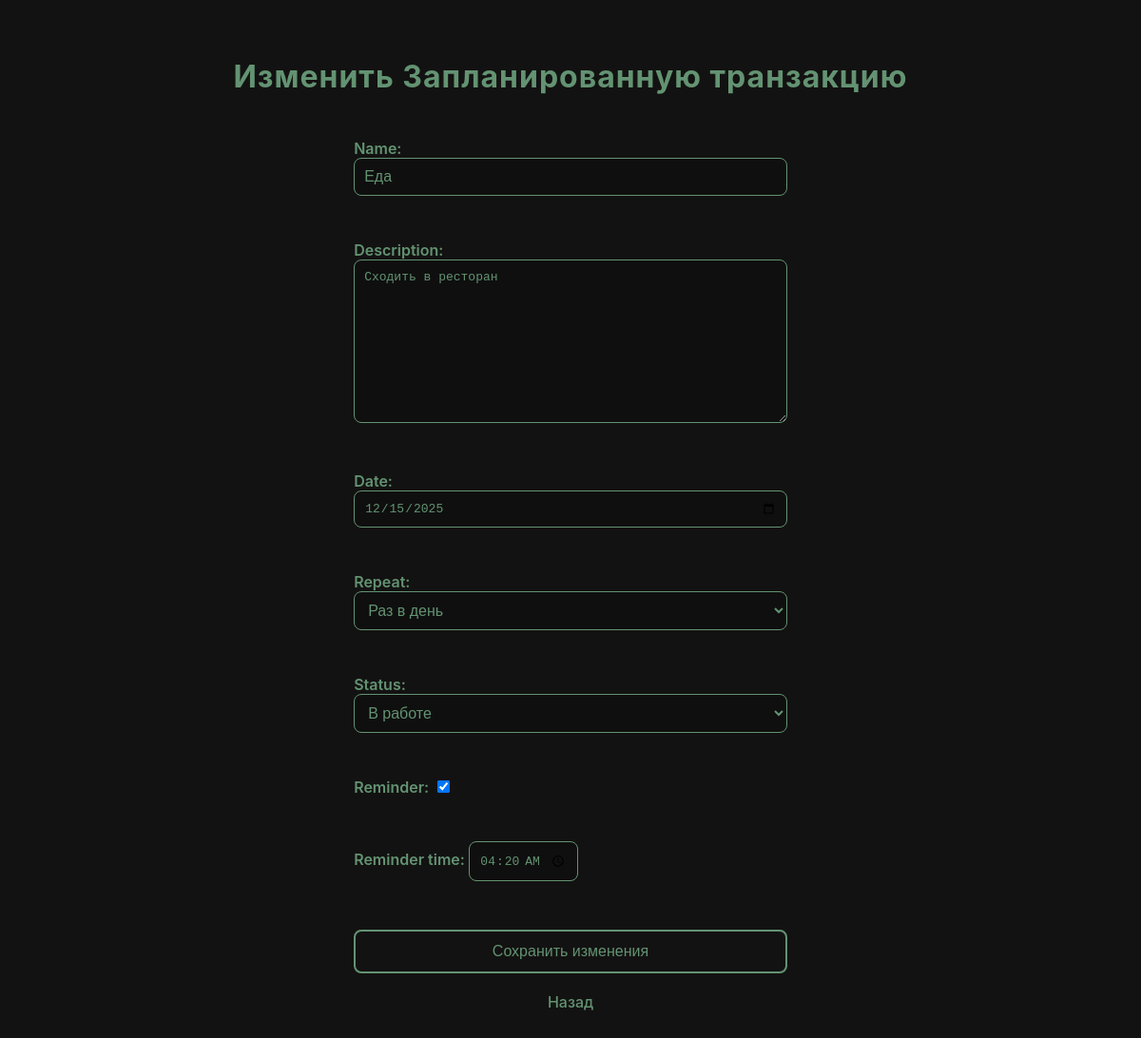
The app's page /planned/edit/1/ with its own data.
### accounts/models.py (models this page shows, shortened)
class PlannedExpense(models.Model):
    REPEAT_CHOICES = [
        ('daily', 'Раз в день'),
        ('weekly', 'Раз в неделю'),
        ('monthly', 'Раз в месяц'),
        ('yearly', 'Раз в год'),
    ]
    STATUS_CHOICES = [
        ('in_progress', 'В работе'),
        ('completed', 'Выполнен'),
        ('deferred', 'Перенос'),
    ]
    user = models.ForeignKey(User, on_delete=models.CASCADE, related_name='planned_expenses')
    name = models.CharField(max_length=255)
    description = models.TextField(null=True, blank=True)
    date = models.DateField()
    repeat = models.CharField(max_length=10, choices=REPEAT_CHOICES, null=True, blank=True)
    status = models.CharField(max_length=50, choices=STATUS_CHOICES, null=True, blank=True)
    reminder = models.BooleanField(default=False)
    reminder_time = models.TimeField(null=True, blank=True)

### accounts/views.py (the view, shortened to what this page needs)
# urls.py: path('planned/edit/<int:planned_id>/', PlannedExpenseEditView.as_view(), name='planned_edit'),
class PlannedExpenseEditView(View):
    def get(self, request, planned_id):
        planned = get_object_or_404(PlannedExpense, id=planned_id)
        form = PlannedExpenseForm(instance=planned)
        return render(request, 'accounts/planned_expense_edit.html', {'form': form})

### accounts/forms.py
class PlannedExpenseForm(forms.ModelForm):
    class Meta:
        model = PlannedExpense
        fields = ['name', 'description', 'date', 'repeat', 'status', 'reminder', 'reminder_time']
        widgets = {
            'name': forms.TextInput(attrs={'class': 'form-control', 'placeholder': 'Название транзакции'}),
            'description': forms.Textarea(attrs={'class': 'form-control', 'placeholder': 'Описание'}),
            'date': forms.DateInput(attrs={'type': 'date', 'class': 'form-control'}),
            'repeat': forms.Select(attrs={'class': 'form-control'}),
            'status': forms.Select(attrs={'class': 'form-control'}),
            'reminder': forms.CheckboxInput(attrs={'class': 'form-check-input'}),
            'reminder_time': forms.TimeInput(attrs={'type': 'time', 'class': 'form-control'}),
        }

### accounts/templates/accounts/planned_expense_edit.html (shortened to what this page needs)
{% extends "accounts/base.html" %}
{% load static %}
{% block head %}<link rel="stylesheet" href="{% static 'accounts/css/add_form.css' %}">
<link rel="stylesheet" href="{% static 'accounts/css/theme.css' %}">{% endblock %}
{% block content %}
<body>
    <h1>Изменить Запланированную транзакцию</h1>
    <form method="post">
        {{ form.as_p }}
        <button type="submit">Сохранить изменения</button>
    </form>
    <a href="{% url 'transaction_list' %}">Назад</a>
</body>
{% endblock %}

### accounts/static/accounts/css/main.css (style rules this page uses)
body { font-family: "Inter", sans-serif; color: #639372; margin: 0; padding: 0; }
a { color: #639372; text-decoration: none; }
h1, h2, h3 { color: #639372; }
button { background-color: #131212; color: #639372; border: 2px solid #639372; border-radius: 8px; padding: 10px 20px; font-size: 1em; cursor: pointer; transition: all 0.3s ease; }
form { display: flex; flex-direction: column; gap: 15px; }
input, select, textarea { background-color: #0f0f0f; color: #639372; border: 1px solid #639372; border-radius: 8px; padding: 10px; font-size: 1em; transition: 0.3s; }

### accounts/static/accounts/css/theme.css (style rules this page uses)
:root { --background-color: #131212 }
body { background-color: var(--background-color); }

### accounts/static/accounts/css/add_form.css (style rules this page uses)
body { font-family: "Inter", sans-serif; color: #639372; margin: 0; padding: 40px; display: flex; flex-direction: column; align-items: center; }
h1 { color: #639372; text-align: center; margin-bottom: 30px; letter-spacing: 1px; }
label { font-weight: 600; margin-top: 10px; }
input[type="number"], input[type="date"], input[type="text"], select, textarea { background-color: #0f0f0f; color: #639372; border: 1px solid #639372; border-radius: 8px; padding: 10px; font-size: 1em; width: 100%; box-sizing: border-box; transition: all 0.3s ease; }
button { margin-top: 20px; background-color: #131212; color: #639372; border: 2px solid #639372; border-radius: 8px; padding: 12px; font-size: 1em; cursor: pointer; transition: all 0.3s ease; width: 100%; }
a { text-align: center; margin-top: 20px; color: #639372; text-decoration: none; font-weight: 500; display: block; }

### records on screen
PlannedExpense: name "Еда", description "Сходить в ресторан", date "12/15/2025", repeat "Раз в день", status "В работе", reminder "☑", reminder_time "04:20:00"
